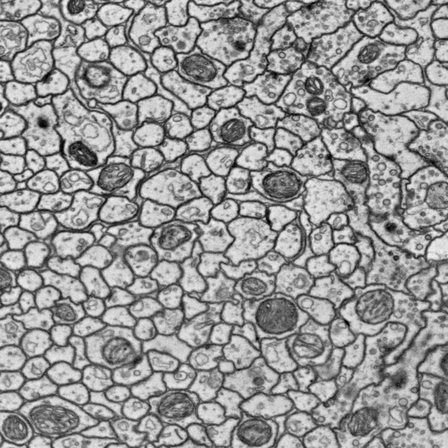
#> input picture DATA/brain/images/0000.png, 448 x 448 px, found by its file name
$ jupyter execute --allow-errors post-processing.ipynb
#> lines starting #> are read from the running program, lines starting #| are printed output that depends on the picture; after the words box and inside, x2 and y2 are one past the last pixel; in counts of white or black regions, pixels touching at a corner belong together
[cell 1]
import skimage.io
import numpy as np
import matplotlib.pyplot as plt

#> (a cell that did not finish here is left out)

#> (a cell that did not finish here is left out)

[cell 4]
figure, ax = plt.subplots(1, 2, figsize=(10, 5))
#> (the rest of this cell did not finish here and is left out)

[cell 5]
def combine_OR(m1, m2):
    m3 = np.zeros_like(m1)
    m4 = np.zeros_like(m2)
    m3[m1 >= 128] = 1
    m3[m1 < 128] = 0
    m4[m2 >= 128] = 1
    m4[m2 < 128] = 0
    m5 = m3 + m4
    return m5

#> (a cell that did not finish here is left out)

#> (a cell that did not finish here is left out)

### Better Hints

[cell 8]
img = skimage.io.imread('data/FISH/images/0000.png')
#> img is the input picture: shape (448, 448, 3); min 0, max 246, mean 150.3
unique, counts = np.unique(img, return_counts=True)
#> unique = 245 values from 0 to 246; counts = 245 values, max 6954 at index 208, min 3 at index 244, mean 2457.6
# dict(zip(unique, counts))

[cell 9]
t1 = 95
t2 = 105

img_fg = img.copy()
img_fg[img > t1] = 255
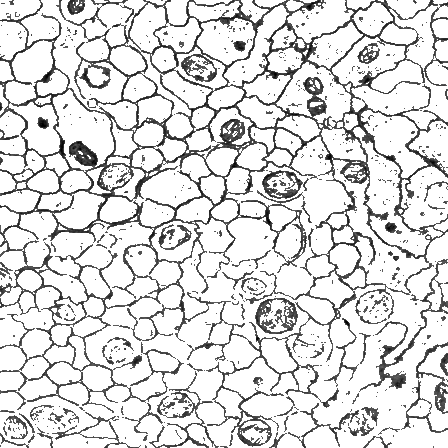
#> img_fg: shape (448, 448, 3); min 0, max 255, mean 218.6
img_fg[img <= t1] = 0
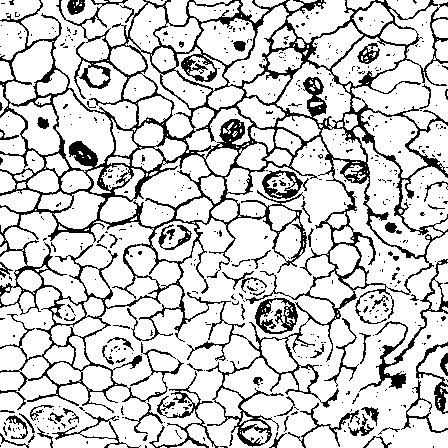
#> img_fg: shape (448, 448, 3); 80.2% white; black in thin lines or dots

img_bg = img.copy()
img_bg[img >= t2] = 0
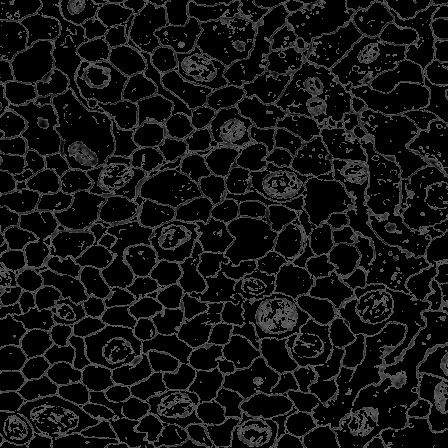
#> img_bg: shape (448, 448, 3); min 0, max 104, mean 18.1
img_bg[img < t2] = 255
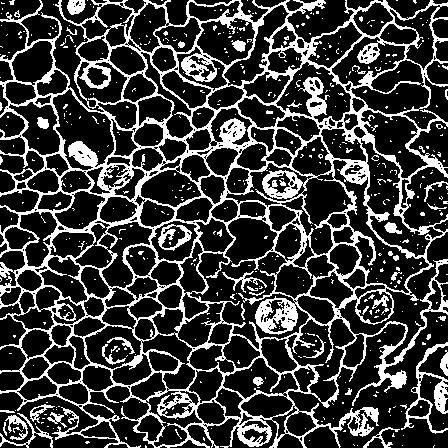
#> img_bg: shape (448, 448, 3); 23.8% white; 534 white regions (490 under 20 px), largest, box (x1, y1, x2, y2) and area: (0, 0, 448, 448) 41556, (401, 342, 448, 434) 956, (158, 224, 192, 251) 359

[cell 10]
figure, ax = plt.subplots(1, 3, figsize=(15, 5))
ax[0].imshow(img)
ax[1].imshow(img_fg)
ax[2].imshow(img_bg)

[cell 11]
for i in range(1, 1):
    print(i)

$ run again, with DATA/brain/images/0002.png copied over DATA/brain/images/0000.png
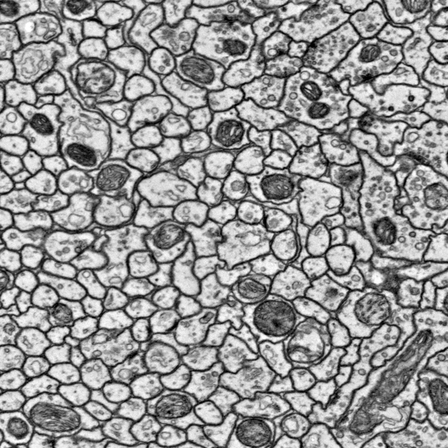
#> input picture DATA/brain/images/0002.png, 448 x 448 px, found by its file name
#> img is the input picture: shape (448, 448, 3); min 0, max 255, mean 149.4
#> unique = 256 values from 0 to 255; counts = 256 values, max 5880 at index 223, min 51 at index 252, mean 2352
#> `img_fg[img <= t1] = 0`:
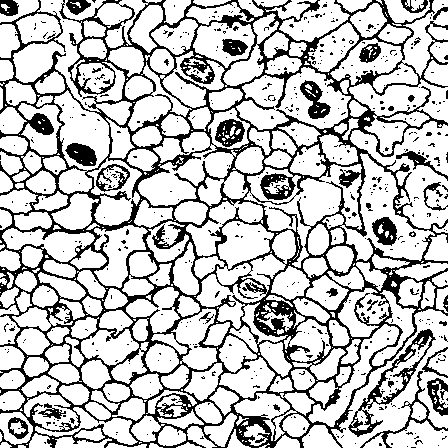
#> img_fg: shape (448, 448, 3); 75.1% white; 533 black regions (497 under 20 px), largest, box (x1, y1, x2, y2) and area: (0, 0, 448, 448) 40756, (348, 329, 436, 437) 1348, (300, 80, 331, 119) 555
#> `img_bg[img < t2] = 255`:
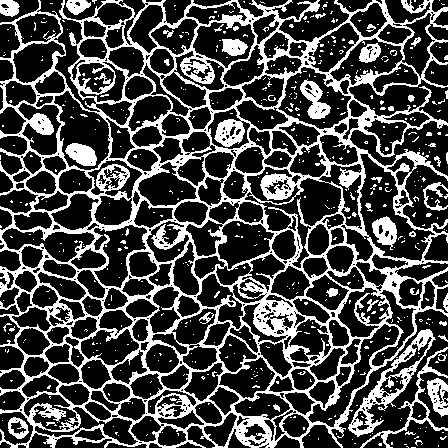
#> img_bg: shape (448, 448, 3); 28.3% white; 560 white regions (515 under 20 px), largest, box (x1, y1, x2, y2) and area: (0, 0, 448, 448) 47514, (348, 329, 436, 437) 1686, (360, 347, 448, 448) 780
